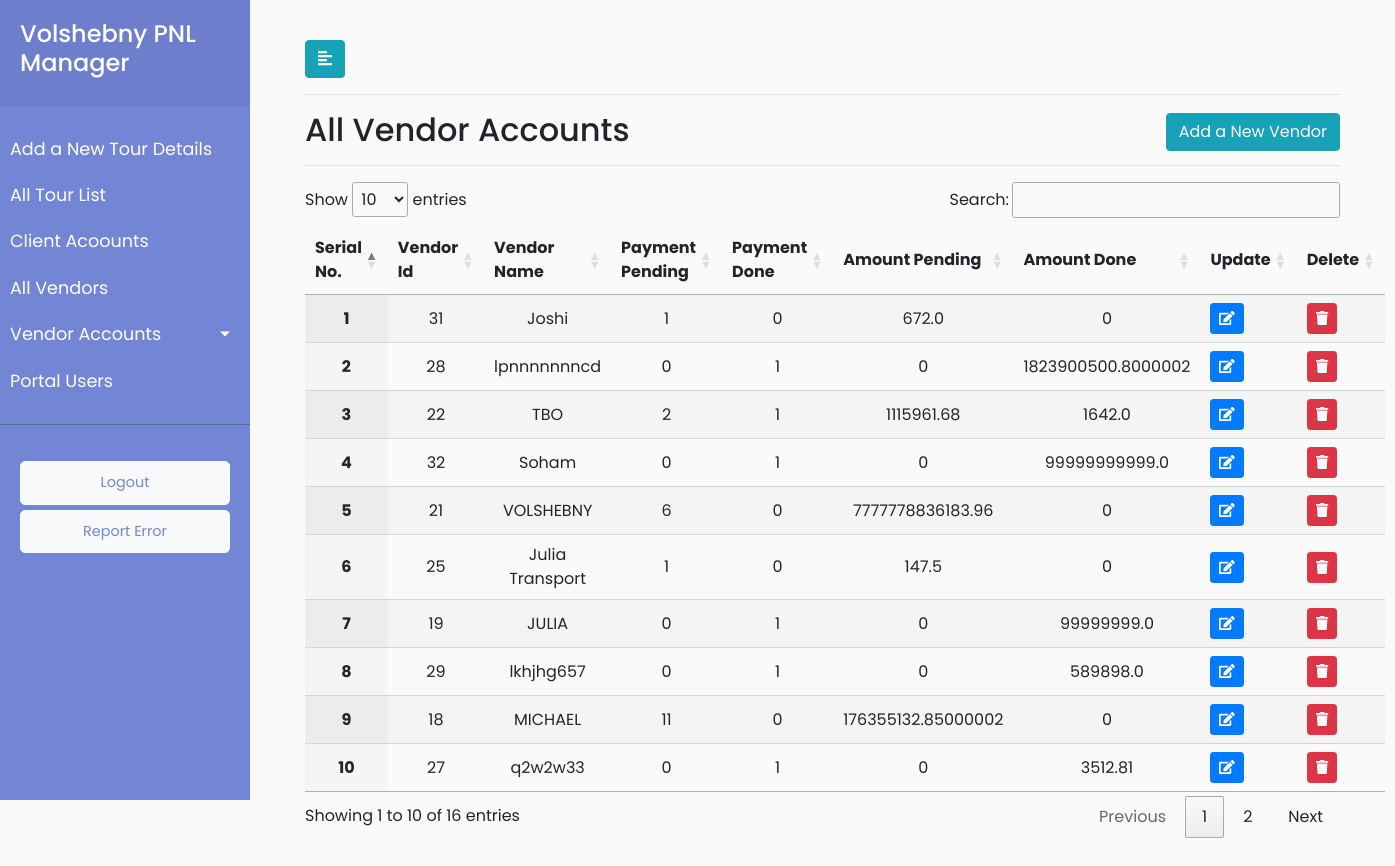
/vendorlist/ (signed in), run on the app's committed database.
### payment/models.py (models this page shows, shortened)
class Vendor(models.Model):
    vendor_type_choices=(('Air Ticket Service','Air Ticket Service'),
                        ('Visa Cost Service','Visa Cost Service'),
                        ('Hotel Quatation Service','Hotel Quatation Service'),
                        ('Restuarant Quatation Service','Restuarant Quatation Service'),
                        ('Entrances Quatation Service','Entrances Quatation Service'),
                        ('SapSan Quatation Service','SapSan Quatation Service'),
                        ('Guide Service','Guide Service'),
                        ('Transport Service','Transport Service'),
                        ('All Services','All Services'))
    vendor_name = models.CharField(max_length=920)
    vendor_address = models.CharField(max_length=920)
    vendor_type = models.CharField(choices=vendor_type_choices,max_length=920,default="Air Ticket Service")
    vendor_mobile = models.CharField(max_length=920,default="")
    vendor_email = models.CharField(max_length=920,default="")
    vendor_remark = models.CharField(max_length=920,default="")

### payment/views.py (the view)
# urls.py: path('vendorlist/', views.vendor_list, name='vendorlist'),
@login_required(login_url='/user_login')
def vendor_list(request):
    user_role = request.user.user_role
    vendorlist = Vendor.objects.all()
    vendor_payment_status = ['Pending','Done','Payment_Pending_Amonut','Payment_Done_Amount']
    x = list(set(list(Vendor.objects.values_list('pk','vendor_name'))))
    vendor_status_list = [ functions.vendor_payment_count(a,vendor_payment_status_one) for a in x for vendor_payment_status_one in vendor_payment_status ]
    final = [vendor_status_list[i * 4:(i + 1) * 4] for i in range((len(vendor_status_list) + 4 - 1) // 4 )]
    vendor_dict = dict(zip(x,final))
    vendorlist = vendor_dict
    return render(request,'payment/vendorlist.html',{'vendorlist':vendorlist,'user_role':user_role})

### payment/templates/payment/vendorlist.html (shortened to what this page needs)
{% extends 'payment/base.html' %}
{% load static %}
{% block stylesheets %}
<link rel="stylesheet" href="//cdn.datatables.net/1.10.19/css/jquery.dataTables.min.css">
{% endblock %}
{% block content %}
        <div id="content">
            <div class="container-fluid">
                <button type="button" id="sidebarCollapse" class="btn btn-info">
                    <i class="fas fa-align-left"></i>
                </button>
      <hr>
                <h2>All Vendor Accounts<span style="float: right"><button class="create_new_vendor btn btn-info">Add a New Vendor</button></span></h2>
        <hr>
            <div>
            {% if vendorlist %}
                        <table id="test_table" class="display" style="width:100%">
                            <thead>
                                <tr>
                                                        <th>Serial No.</th>
                                                        <th>Vendor Id</th>
                                                        <th>Vendor Name</th>
                                                        <th>Payment Pending</th>
                                                        <th>Payment Done</th>
                                                        <th>Amount Pending</th>
                                                        <th>Amount Done</th>
                                                        <th>Update</th>
                                                        <th>Delete</th>
                              </tr>
                            </thead>
                            <tbody>
                            {% for key,value in vendorlist.items %}
                            <tr>
                            <th class="text-center" scope="row">{{ forloop.counter }}</th>
                       <td class="text-center">{{ key.0 }}</td>
                        <td class="text-center">{{ key.1 }}</td>
                        <td class="text-center"><a href="{% url 'payment:vendor_payment_list' payment_status='Pending' vendor_id=key.0 %}">{{value.0}}</a> </td>
                       <td class="text-center"><a href="{% url 'payment:vendor_payment_list' payment_status='Done' vendor_id=key.0 %}">{{value.1}}</a></td>
                        <td class="text-center">{{value.2}}</a></td>
                        <td class="text-center">{{value.3}}</a></td>
                        <td>
                            <button type="button" class="update-book btn btn-sm btn-primary" data-id="{% url 'payment:vendor_update' pk=key.0 %}">
                                <span class="fa fa-edit"></span>
                            </button>
                        </td>
                        <td>
                            <button type="button" class="delete-book btn btn-sm btn-danger" data-id="{% url 'payment:vendor_delete' pk=key.0 %}">
                                <span class="fa fa-trash"></span>
                            </button>
                        </td>
                        </tr>
                        {% endfor %}
                             </tbody>
                        </table>
                        {% else %}
            <p class="no-leads text-primary">No entry added yet.</p>
            {% endif %}
                </div>
            </div>
        </div>
        {% endblock %}

### payment/static/payment/style.css (style rules this page uses)
body { font-family: 'Poppins', sans-serif; background: #fafafa; }
a, a:hover, a:focus { color: inherit; text-decoration: none; transition: all 0.3s; }
#content { width: calc(100% - 250px); padding: 40px; min-height: 100vh; transition: all 0.3s; position: absolute; top: 0; right: 0; }

### data on the page
Vendor: id "31", vendor_name "Joshi", value "1", value "0", value "672.0"
Vendor: id "28", vendor_name "lpnnnnnnncd", value "0", value "1", value "1823900500.8000002"
Vendor: id "22", vendor_name "TBO", value "2", value "1", value "1115961.68", value "1642.0"
Vendor: id "32", vendor_name "Soham", value "0", value "1", value "99999999999.0"
Vendor: id "21", vendor_name "VOLSHEBNY", value "6", value "0", value "7777778836183.96"
Vendor: id "25", vendor_name "Julia Transport", value "1", value "0", value "147.5"
Vendor: id "19", vendor_name "JULIA", value "0", value "1", value "99999999.0"
Vendor: id "29", vendor_name "lkhjhg657", value "0", value "1", value "589898.0"
Vendor: id "18", vendor_name "MICHAEL", value "11", value "0", value "176355132.85000002"
Vendor: id "27", vendor_name "q2w2w33", value "0", value "1", value "3512.81"
